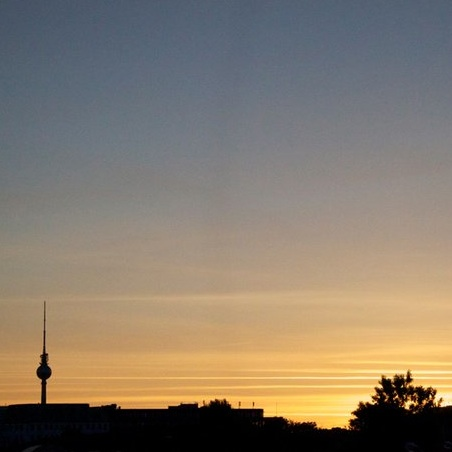
#> input picture Python/berlin.jpg, 452 x 452 px
$ python ColorCube.py berlin.jpg
#> lines starting #> are read from the running program, lines starting #| are printed output that depends on the picture
# The MIT License (MIT)

# Copyright (c) 2015 Ole Krause-Sparmann

# Permission is hereby granted, free of charge, to any person obtaining a copy
# of this software and associated documentation files (the "Software"), to deal
# in the Software without restriction, including without limitation the rights
# to use, copy, modify, merge, publish, distribute, sublicense, and/or sell
# copies of the Software, and to permit persons to whom the Software is
# furnished to do so, subject to the following conditions:

# The above copyright notice and this permission notice shall be included in all
# copies or substantial portions of the Software.

# THE SOFTWARE IS PROVIDED "AS IS", WITHOUT WARRANTY OF ANY KIND, EXPRESS OR
# IMPLIED, INCLUDING BUT NOT LIMITED TO THE WARRANTIES OF MERCHANTABILITY,
# FITNESS FOR A PARTICULAR PURPOSE AND NONINFRINGEMENT. IN NO EVENT SHALL THE
# AUTHORS OR COPYRIGHT HOLDERS BE LIABLE FOR ANY CLAIM, DAMAGES OR OTHER
# LIABILITY, WHETHER IN AN ACTION OF CONTRACT, TORT OR OTHERWISE, ARISING FROM,
# OUT OF OR IN CONNECTION WITH THE SOFTWARE OR THE USE OR OTHER DEALINGS IN THE
# SOFTWARE.

from PIL import Image

import math

class LocalMaximum:
	# Local maxima as found during the image analysis.
	# We need this class for ordering by cell hit count.
	def __init__(self, hit_count, cell_index, r, g, b):
		# Hit count of the cell
		self.hit_count = hit_count
		# Linear index of the cell
		self.cell_index = cell_index
		# Average color of the cell
		self.r = r
		self.g = g
		self.b = b

class CubeCell:
	# The color cube is made out of these cells
	def __init__(self):
		# Count of hits (dividing the accumulators by this value gives the average color)
		self.hit_count = 0
		# Accumulators for color components
		self.r_acc = 0.0
		self.g_acc = 0.0
		self.b_acc = 0.0

class ColorCube:
	# Uses a 3d RGB histogram to find local maximas in the density distribution
	# in order to retrieve dominant colors of pixel images
	def __init__(self, resolution=30, avoid_color=None, distinct_threshold=0.2, bright_threshold=0.6):

		# Keep resolution
		self.resolution = resolution

		# Threshold for distinct local maxima
		self.distinct_threshold = distinct_threshold

		# Color to avoid
		self.avoid_color = avoid_color

		# Colors that are darker than this go away
		self.bright_threshold = bright_threshold

		# Helper variable to have cell count handy
		self.cell_count = resolution * resolution * resolution

		# Create cells
		self.cells = [ CubeCell() for k in range(self.cell_count)]

		# Indices for neighbour cells in three dimensional grid
		self.neighbour_indices = [
		    [ 0, 0, 0],
		    [ 0, 0, 1],
		    [ 0, 0,-1],

		    [ 0, 1, 0],
		    [ 0, 1, 1],
		    [ 0, 1,-1],

		    [ 0,-1, 0],
		    [ 0,-1, 1],
		    [ 0,-1,-1],

		    [ 1, 0, 0],
		    [ 1, 0, 1],
		    [ 1, 0,-1],

		    [ 1, 1, 0],
		    [ 1, 1, 1],
		    [ 1, 1,-1],

		    [ 1,-1, 0],
		    [ 1,-1, 1],
		    [ 1,-1,-1],

		    [-1, 0, 0],
		    [-1, 0, 1],
		    [-1, 0,-1],

		    [-1, 1, 0],
		    [-1, 1, 1],
		    [-1, 1,-1],

		    [-1,-1, 0],
		    [-1,-1, 1],
		    [-1,-1,-1]
		]

	def cell_index(self, r, g, b):
		# Returns linear index for cell with given 3d index
		return (r+g*self.resolution+b*self.resolution*self.resolution)

	def clear_cells(self):
		for c in self.cells:
			c.hit_count = 0
			c.r_acc = 0.0
			c.g_acc = 0.0
			c.b_acc = 0.0

	def get_colors(self, image):
		m = self.find_local_maxima(image)

		if not self.avoid_color is None:
			m = self.filter_too_similar(m)

		m = self.filter_distinct_maxima(m)

		colors = []
		for n in m:
			r = int(n.r*255.0)
			g = int(n.g*255.0)
			b = int(n.b*255.0)
			colors.append([r, g, b])

		return colors

	def find_local_maxima(self, image):
		# Finds and returns local maxima in 3d histogram, sorted with respect to hit count

		# Reset all cells
		self.clear_cells()

		# Iterate over all pixels of the image
		for p in image.getdata():
			if p == 0:
				break
			# Get color components
			r = float(p[0])/255.0
			g = float(p[1])/255.0
			b = float(p[2])/255.0

			if r < self.bright_threshold and g < self.bright_threshold and b < self.bright_threshold:
				continue

			# If image has alpha channel, weight colors by it
			if len(p) == 4:
				a = float(p[3])/255.0
				r *= a
				g *= a
				b *= a

			# Map color components to cell indices in each color dimension
			r_index = int(r*(float(self.resolution)-1.0))
			g_index = int(g*(float(self.resolution)-1.0))
			b_index = int(b*(float(self.resolution)-1.0))

			# Compute linear cell index
			index = self.cell_index(r_index, g_index, b_index)

			# Increase hit count of cell
			self.cells[index].hit_count += 1

			# Add pixel colors to cell color accumulators
			self.cells[index].r_acc += r
			self.cells[index].g_acc += g
			self.cells[index].b_acc += b

		# We collect local maxima in here
		local_maxima = []

		# Find local maxima in the grid
		for r in range(self.resolution):
			for g in range(self.resolution):
				for b in range(self.resolution):

					local_index = self.cell_index(r, g, b)

					# Get hit count of this cell
					local_hit_count = self.cells[local_index].hit_count

					# If this cell has no hits, ignore it (we are not interested in zero hit cells)
					if local_hit_count == 0:
						continue

					# It is a local maximum until we find a neighbour with a higher hit count
					is_local_maximum = True

					# Check if any neighbour has a higher hit count, if so, no local maxima

					for n in range(27):
						r_index = r+self.neighbour_indices[n][0]
						g_index = g+self.neighbour_indices[n][1]
						b_index = b+self.neighbour_indices[n][2]

						# Only check valid cell indices (skip out of bounds indices)

						if r_index >= 0 and g_index >= 0 and b_index >= 0:
							if r_index < self.resolution and g_index < self.resolution and b_index < self.resolution:
								if self.cells[self.cell_index(r_index, g_index, b_index)].hit_count > local_hit_count:
									# Neighbour hit count is higher, so this is NOT a local maximum.
									is_local_maximum = False
									# Break inner loop
									break

				   	# If this is not a local maximum, continue with loop.
					if is_local_maximum == False:
						continue

					# Otherwise add this cell as local maximum
					avg_r = self.cells[local_index].r_acc / float(self.cells[local_index].hit_count)
					avg_g = self.cells[local_index].g_acc / float(self.cells[local_index].hit_count)
					avg_b = self.cells[local_index].b_acc / float(self.cells[local_index].hit_count)
					local_maxima.append(LocalMaximum(local_hit_count, local_index, avg_r, avg_g, avg_b))

		# Return local maxima sorted with respect to hit count
		return sorted(local_maxima, key=lambda x: x.hit_count, reverse=True)

	def filter_distinct_maxima(self, maxima):
	   	# Returns a filtered version of the specified array of maxima,
		# in which all entries have a minimum distance of self.distinct_threshold

		result = []

		# Check for each maximum
		for m in maxima:
        	# This color is distinct until a color from before is too close
			is_distinct = True

			for n in result:
				# Compute delta components
				r_delta = m.r - n.r
				g_delta = m.g - n.g
				b_delta = m.b - n.b

				# Compute delta in color space distance
				delta = math.sqrt(r_delta*r_delta + g_delta*g_delta + b_delta*b_delta)

				# If too close mark as non-distinct and break inner loop
				if delta < self.distinct_threshold:
					is_distinct = False
					break

			# Add to filtered array if is distinct
			if is_distinct == True:
				result.append(m)

		return result

	def filter_too_similar(self, maxima):
	   	# Returns a filtered version of the specified array of maxima,
		# in which all entries are far enough away from the specified avoid_color

		result = []

		ar = float(self.avoid_color[0])/255.0
		ag = float(self.avoid_color[1])/255.0
		ab = float(self.avoid_color[2])/255.0

		# Check for each maximum
		for m in maxima:

			# Compute delta components
			r_delta = m.r - ar
			g_delta = m.g - ag
			b_delta = m.b - ab

			# Compute delta in color space distance
			delta = math.sqrt(r_delta*r_delta + g_delta*g_delta + b_delta*b_delta)

			if delta >= 0.5:
				result.append(m)

		return result

################################################################################
# Command line example
if __name__ == "__main__":
	import argparse
	parser = argparse.ArgumentParser(description='Get dominant colors of an image.')
	parser.add_argument('image', help='Image file to process.')
	args = parser.parse_args()

	# Create color cube, avoiding resulting colors that are too close to white.
	cc = ColorCube(avoid_color=[255, 255, 255])

	# Load image and scale down to make the algorithm faster.
	# Scaling down also gives colors that are more dominant in perception.
	image = Image.open(args.image).resize((50, 50))
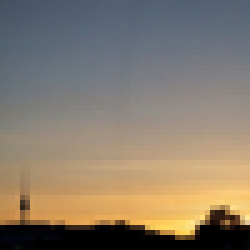
#> image: PIL image 50x50 RGB (shown 5 times larger); mean R, G, B 134.5, 122.9, 108

	# Get colors for that image
	colors = cc.get_colors(image)
#> the loop in find_local_maxima, `for p in image.getdata():` made 2500 passes
#> (p, r, g, b) on passes 1 to 3: ((68, 82, 96), 0.267, 0.322, 0.376), ((70, 82, 99), 0.275, 0.322, 0.388), ((71, 82, 101), 0.278, 0.322, 0.396)
#> the loop in find_local_maxima, `for r in range(self.resolution):` made 30 passes
#> after the loop in find_local_maxima, `for r in range(self.resolution):`: local_maxima = 16 items
#> the loop in filter_too_similar, `for m in maxima:` made 16 passes
#> (r_delta, g_delta, b_delta, delta) on passes 1 to 12: (-0.36, -0.423, -0.474, 0.731), (-0.296, -0.392, -0.494, 0.696), (-0.188, -0.322, -0.499, 0.623), (-0.184, -0.389, -0.642, 0.773), (-0.0882, -0.296, -0.6, 0.675), (-0.128, -0.289, -0.503, 0.594), (-0.363, -0.47, -0.602, 0.846), (-0.0421, -0.231, -0.562, 0.609), (-0.189, -0.359, -0.57, 0.7), (-0.257, -0.421, -0.606, 0.781), (-0.231, -0.457, -0.702, 0.869), (-0.324, -0.523, -0.746, 0.967)
#> after the loop in filter_too_similar, `for m in maxima:`: result = 14 items
#> the loop in filter_distinct_maxima, `for m in maxima:` made 14 passes
#> after the loop in filter_distinct_maxima, `for m in maxima:`: result = 5 items
#> the loop in get_colors, `for n in m:` made 5 passes
#> (r, g, b) on passes 1 to 5: (163, 147, 134), (207, 172, 127), (195, 138, 76), (156, 108, 60), (255, 216, 94)
#> after the loop in get_colors, `for n in m:`: colors = [[163, 147, 134], [207, 172, 127], [195, 138, 76], [156, 108, 60], [255, 216, 94]]

	# Print first four colors (there might be much more)
	for c in colors[:10]:
		print(c)
#> this loop made 5 passes
#| [163, 147, 134]
#| [207, 172, 127]
#| [195, 138, 76]
#| [156, 108, 60]
#| [255, 216, 94]
